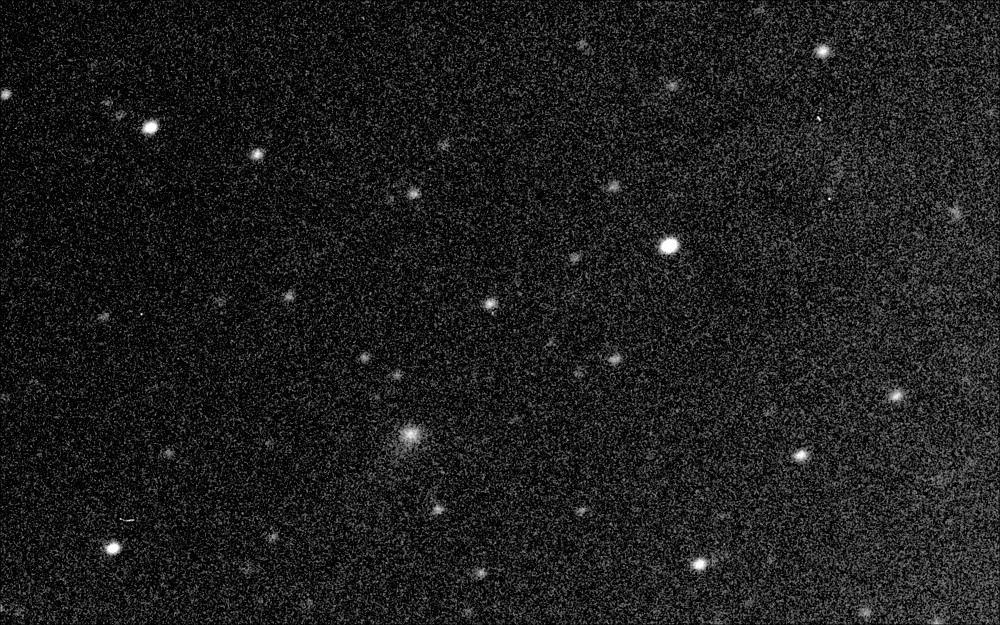
#> input picture godot/assets/comet/67p_0.jpg, 2000 x 1250 px, given in place of 67p.gif, which was not available (shown at 1/2 size)
$ python build_67p.py
#> lines starting #> are read from the running program, lines starting #| are printed output that depends on the picture; pictures that were not available may be replaced by others from this repository, and a replacement may not be noted
"""Prepares the real OST time series of comet 67P/Churyumov-Gerasimenko (2015-08-13, STF8300M)
for the bonus round: splits the GIF from the OST gallery into frames, turns them into white
stars on black with a common stretch, and finds the comet in every frame (difference to the
median of all frames, smoothed). License of the source: CC BY-NC-SA 3.0 (OST, Uni Potsdam).
Output: godot/assets/comet/67p_<n>.jpg, godot/assets/data/comet/67p.json

    uv run comet/build_67p.py
"""

import json
import urllib.request
from pathlib import Path

import numpy as np
from PIL import Image, ImageSequence

TOOLS = Path(__file__).resolve().parents[1]
REPO = TOOLS.parent
URL = "https://polaris.astro.physik.uni-potsdam.de/gallery/media/original/2015.08.13/67p.gif"
CACHE = TOOLS / ".cache/67p/67p.gif"
OUT_IMG = REPO / "godot/assets/comet"
OUT_JSON = REPO / "godot/assets/data/comet/67p.json"
BOX = 9


def smooth(a: np.ndarray, k: int) -> np.ndarray:
    c = np.cumsum(np.cumsum(np.pad(a, ((1, 0), (1, 0))), 0), 1)
    out = (c[k:, k:] - c[:-k, k:] - c[k:, :-k] + c[:-k, :-k]) / (k * k)
    return np.pad(out, ((k // 2, k - 1 - k // 2), (k // 2, k - 1 - k // 2)))


def main() -> None:
    if not CACHE.exists():
        CACHE.parent.mkdir(parents=True, exist_ok=True)
        CACHE.write_bytes(urllib.request.urlopen(URL, timeout=120).read())
    gif = Image.open(CACHE)
#> gif is the input picture: PIL image 2000x1250 L; min 0, max 255, mean 29.7
    frames = [255.0 - np.asarray(f.convert("L"), dtype=float) for f in ImageSequence.Iterator(gif)]
#> frames = 1 item
    med = np.median(np.stack(frames), 0)
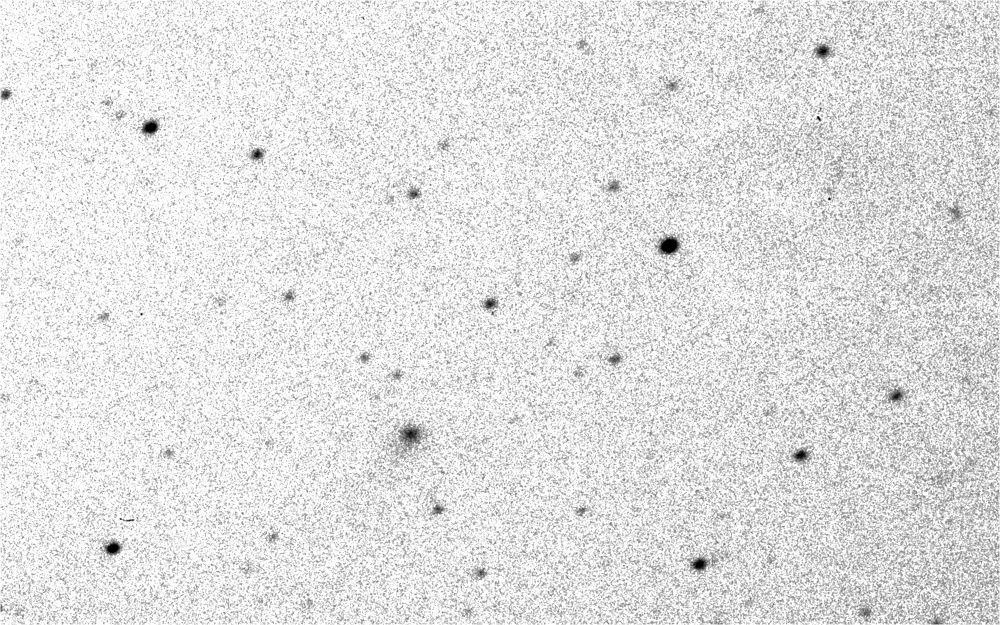
#> med: shape (1250, 2000) float64 (shown at 1/2 size); min 0, max 255, mean 225.3
    OUT_IMG.mkdir(parents=True, exist_ok=True)
    out = []
    for i, f in enumerate(frames):
        # Comet: strongest smoothed excess over the median (the stars cancel out).
        diff = smooth(f - med, BOX)
        y, x = np.unravel_index(np.argmax(diff), diff.shape)
        # Common look: background to dark grey, stars bright, noise softened a bit.
        sm = smooth(f, 3)
        lo, hi = np.percentile(sm, 50), np.percentile(sm, 99.95)
        img = np.clip((sm - lo) / (hi - lo), 0, 1) ** 0.6
        Image.fromarray((img * 255).astype(np.uint8)).save(OUT_IMG / f"67p_{i}.jpg", quality=88)
        out.append({"image": f"res://assets/comet/67p_{i}.jpg", "comet": [int(x), int(y)]})
        print(i, x, y)
#> this loop made 1 pass
#> (y, x, lo, hi) on pass 1: (0, 0, 231.1, 254.7)
#| 0 0 0
#> pass 1, in smooth (call 2), `c = np.cumsum(np.cumsum(np.pad(a, ((1, 0), (1, 0))), 0), 1)`:
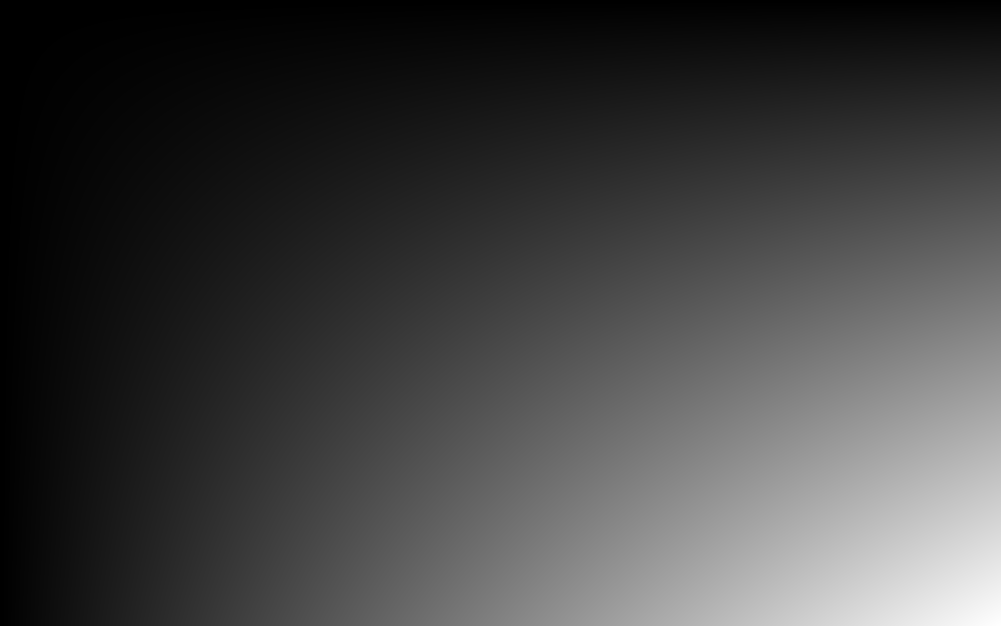
#> c: shape (1251, 2001) float64 (shown at 1/2 size); min 0, max 563312317, mean 144640886.3; drawn with min black and max white
#> after the loop, out = 1 item
    OUT_JSON.parent.mkdir(parents=True, exist_ok=True)
    OUT_JSON.write_text(json.dumps({"size": list(gif.size), "date": "2015-08-13", "frames": out}, indent=1))


if __name__ == "__main__":
    main()

$ run again, on godot/assets/comet/67p_4.jpg
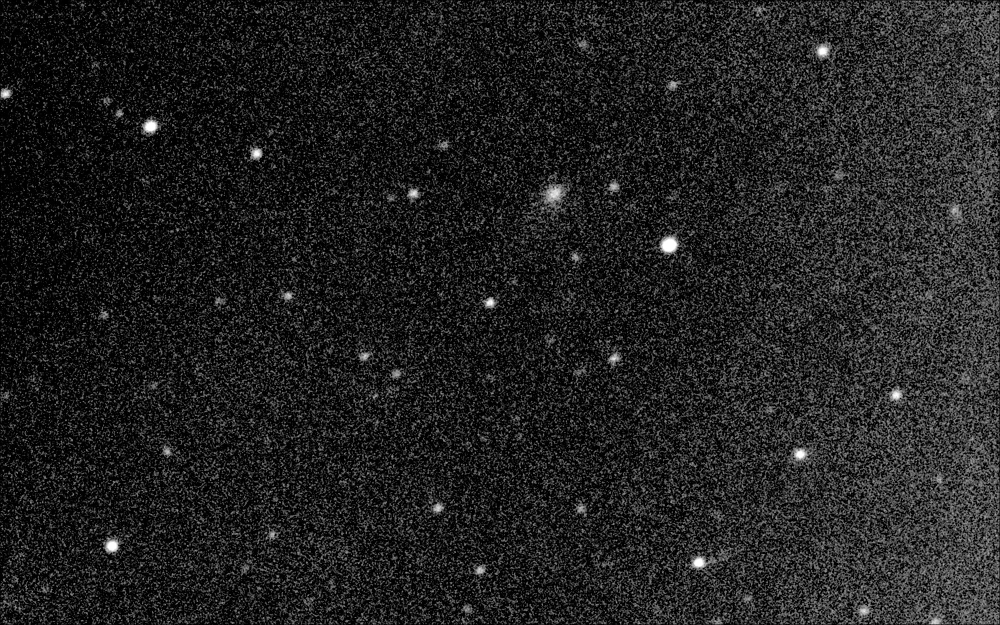
#> input picture godot/assets/comet/67p_4.jpg, 2000 x 1250 px, given in place of 67p.gif, which was not available (shown at 1/2 size)
#> in main, gif is the input picture: PIL image 2000x1250 L; min 0, max 255, mean 33.5
#> frames = 1 item
#> in main, `med = np.median(np.stack(frames), 0)`:
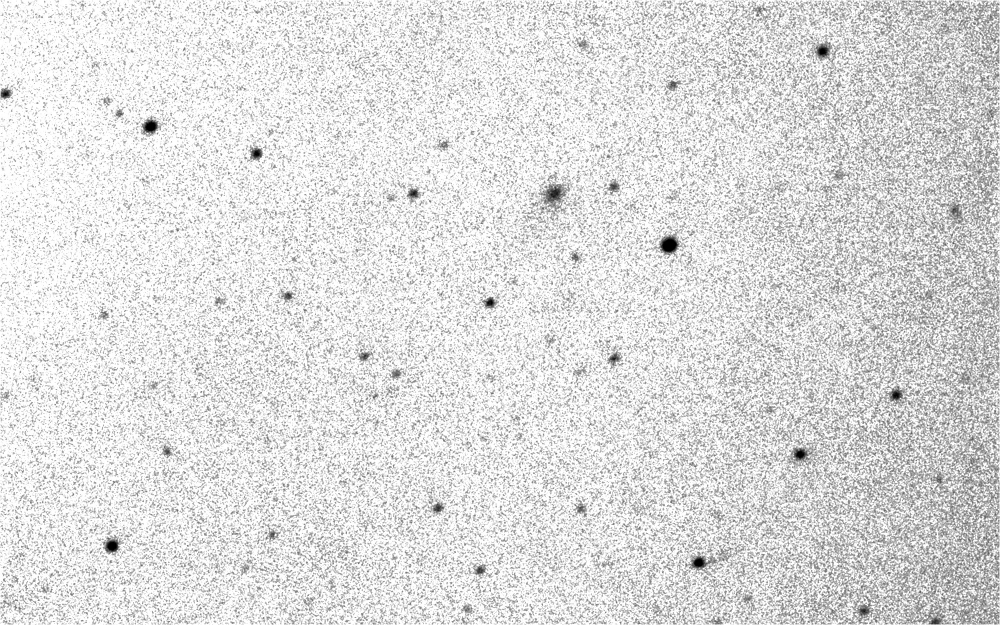
#> med: shape (1250, 2000) float64 (shown at 1/2 size); min 0, max 255, mean 221.5
#> the loop in main, `for i, f in enumerate(frames):` made 1 pass
#> (y, x, lo, hi) on pass 1: (0, 0, 228.8, 254.8)
#> (printed output is left out)

$ run again, on godot/assets/comet/67p_5.jpg
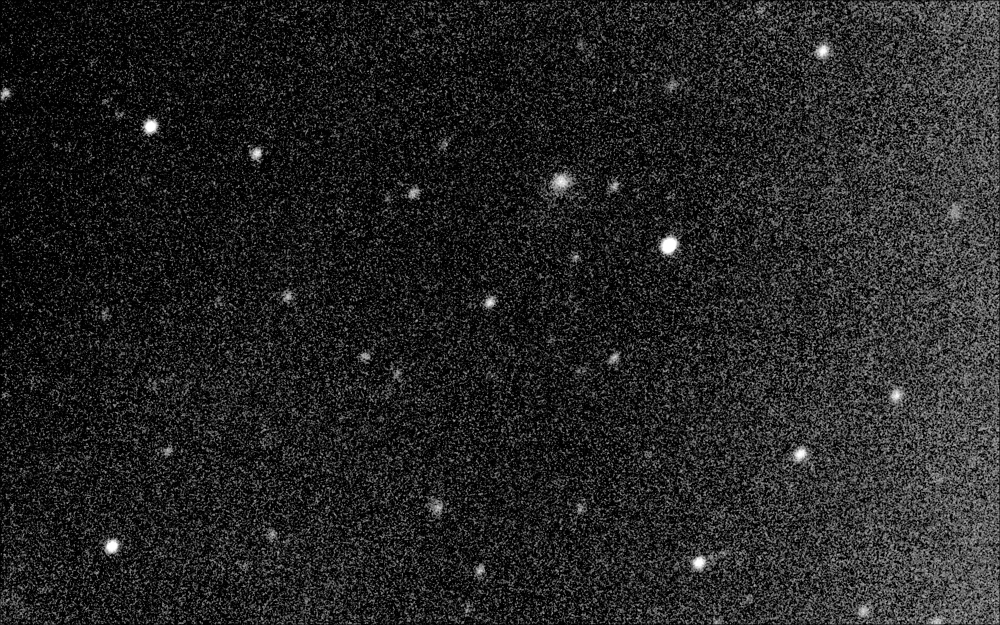
#> input picture godot/assets/comet/67p_5.jpg, 2000 x 1250 px, given in place of 67p.gif, which was not available (shown at 1/2 size)
#> in main, gif is the input picture: PIL image 2000x1250 L; min 0, max 255, mean 36.4
#> frames = 1 item
#> in main, `med = np.median(np.stack(frames), 0)`:
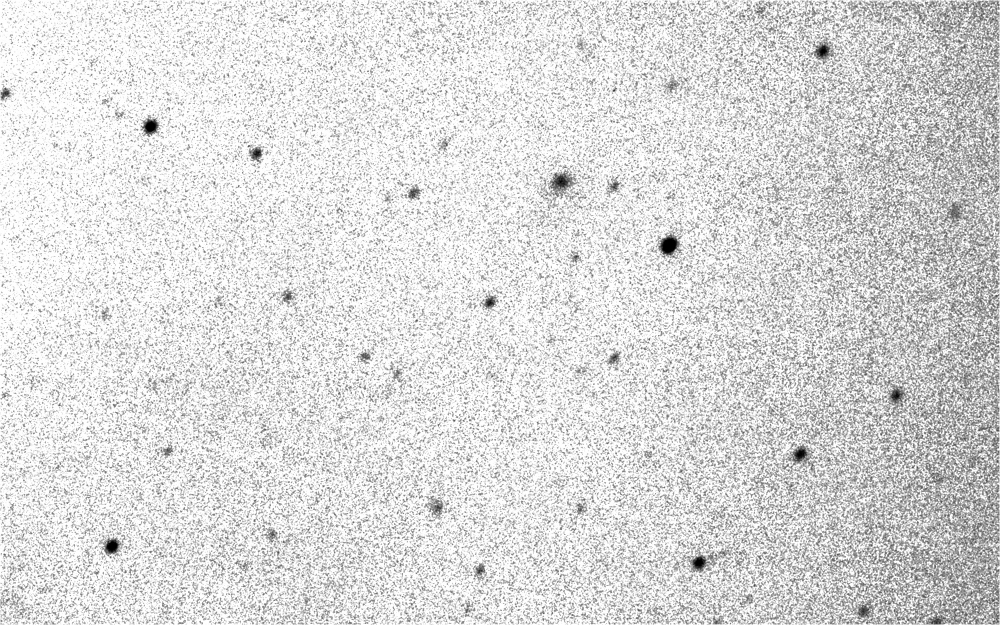
#> med: shape (1250, 2000) float64 (shown at 1/2 size); min 0, max 255, mean 218.6
#> the loop in main, `for i, f in enumerate(frames):` made 1 pass
#> (y, x, lo, hi) on pass 1: (0, 0, 227.2, 254.8)
#> (printed output is left out)
